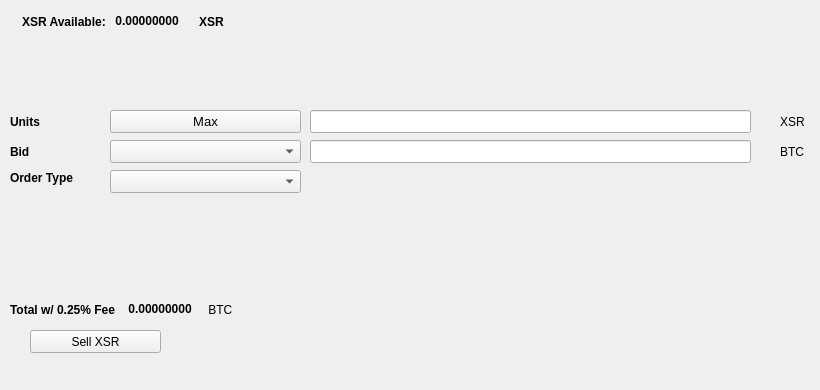
   <widget class="QWidget" name="SellTab">
    <attribute name="title">
     <string>Sell</string>
    </attribute>
    <widget class="QLabel" name="label_16">
     <property name="geometry">
      <rect>
       <x>780</x>
       <y>140</y>
       <width>31</width>
       <height>23</height>
      </rect>
     </property>
     <property name="text">
      <string>BTC</string>
     </property>
    </widget>
    <widget class="QComboBox" name="SellBidcomboBox">
     <property name="geometry">
      <rect>
       <x>110</x>
       <y>140</y>
       <width>191</width>
       <height>23</height>
      </rect>
     </property>
     <property name="font">
      <font>
       <pointsize>10</pointsize>
      </font>
     </property>
    </widget>
    <widget class="QLabel" name="label_18">
     <property name="geometry">
      <rect>
       <x>10</x>
       <y>110</y>
       <width>46</width>
       <height>23</height>
      </rect>
     </property>
     <property name="font">
      <font>
       <weight>75</weight>
       <bold>true</bold>
      </font>
     </property>
     <property name="text">
      <string>Units</string>
     </property>
    </widget>
    <widget class="QPushButton" name="Sell_Max_Amount">
     <property name="geometry">
      <rect>
       <x>110</x>
       <y>110</y>
       <width>191</width>
       <height>23</height>
      </rect>
     </property>
     <property name="font">
      <font>
       <pointsize>10</pointsize>
      </font>
     </property>
     <property name="text">
      <string>Max</string>
     </property>
    </widget>
    <widget class="QLabel" name="label_20">
     <property name="geometry">
      <rect>
       <x>10</x>
       <y>170</y>
       <width>91</width>
       <height>16</height>
      </rect>
     </property>
     <property name="font">
      <font>
       <weight>75</weight>
       <bold>true</bold>
      </font>
     </property>
     <property name="text">
      <string>Order Type</string>
     </property>
    </widget>
    <widget class="QComboBox" name="SellOrdertypeCombo">
     <property name="geometry">
      <rect>
       <x>110</x>
       <y>170</y>
       <width>191</width>
       <height>23</height>
      </rect>
     </property>
     <property name="font">
      <font>
       <pointsize>10</pointsize>
      </font>
     </property>
    </widget>
    <widget class="QLabel" name="label_21">
     <property name="geometry">
      <rect>
       <x>10</x>
       <y>140</y>
       <width>46</width>
       <height>23</height>
      </rect>
     </property>
     <property name="font">
      <font>
       <weight>75</weight>
       <bold>true</bold>
      </font>
     </property>
     <property name="text">
      <string>Bid</string>
     </property>
    </widget>
    <widget class="QLabel" name="label_22">
     <property name="geometry">
      <rect>
       <x>780</x>
       <y>110</y>
       <width>31</width>
       <height>23</height>
      </rect>
     </property>
     <property name="text">
      <string>XSR</string>
     </property>
    </widget>
    <widget class="QLineEdit" name="UnitsInputXSR">
     <property name="geometry">
      <rect>
       <x>310</x>
       <y>110</y>
       <width>441</width>
       <height>23</height>
      </rect>
     </property>
     <property name="font">
      <font>
       <pointsize>9</pointsize>
       <weight>75</weight>
       <bold>true</bold>
      </font>
     </property>
    </widget>
    <widget class="QLineEdit" name="SellBidPriceEdit">
     <property name="geometry">
      <rect>
       <x>310</x>
       <y>140</y>
       <width>441</width>
       <height>23</height>
      </rect>
     </property>
     <property name="font">
      <font>
       <pointsize>9</pointsize>
       <weight>75</weight>
       <bold>true</bold>
      </font>
     </property>
    </widget>
    <widget class="QPushButton" name="SellXSRBTN">
     <property name="geometry">
      <rect>
       <x>30</x>
       <y>330</y>
       <width>131</width>
       <height>23</height>
      </rect>
     </property>
     <property name="text">
      <string>Sell XSR</string>
     </property>
     <property name="icon">
      <iconset resource="../sucrecoin">
       <normaloff>:/icons/bitcoin</normaloff>:/icons/bitcoin</iconset>
     </property>
    </widget>
    <widget class="QWidget" name="layoutWidget3">
     <property name="geometry">
      <rect>
       <x>22</x>
       <y>12</y>
       <width>258</width>
       <height>19</height>
      </rect>
     </property>
     <layout class="QHBoxLayout" name="horizontalLayout">
      <item>
       <widget class="QLabel" name="label232_2">
        <property name="font">
         <font>
          <weight>75</weight>
          <bold>true</bold>
         </font>
        </property>
        <property name="text">
         <string>XSR Available:</string>
        </property>
       </widget>
      </item>
      <item>
       <widget class="QLabel" name="XSRAvailableLabel">
        <property name="palette">
         <palette>
          <active>
           <colorrole role="WindowText">
            <brush brushstyle="SolidPattern">
             <color alpha="255">
              <red>0</red>
              <green>0</green>
              <blue>0</blue>
             </color>
            </brush>
           </colorrole>
           <colorrole role="Button">
            <brush brushstyle="SolidPattern">
             <color alpha="255">
              <red>0</red>
              <green>170</green>
              <blue>0</blue>
             </color>
            </brush>
           </colorrole>
           <colorrole role="Light">
            <brush brushstyle="SolidPattern">
             <color alpha="255">
              <red>0</red>
              <green>255</green>
              <blue>0</blue>
             </color>
            </brush>
           </colorrole>
           <colorrole role="Midlight">
            <brush brushstyle="SolidPattern">
             <color alpha="255">
              <red>0</red>
              <green>212</green>
              <blue>0</blue>
             </color>
            </brush>
           </colorrole>
           <colorrole role="Dark">
            <brush brushstyle="SolidPattern">
             <color alpha="255">
              <red>0</red>
              <green>85</green>
              <blue>0</blue>
             </color>
            </brush>
           </colorrole>
           <colorrole role="Mid">
            <brush brushstyle="SolidPattern">
             <color alpha="255">
              <red>0</red>
              <green>113</green>
              <blue>0</blue>
             </color>
            </brush>
           </colorrole>
           <colorrole role="Text">
            <brush brushstyle="SolidPattern">
             <color alpha="255">
              <red>0</red>
              <green>170</green>
              <blue>0</blue>
             </color>
            </brush>
           </colorrole>
           <colorrole role="BrightText">
            <brush brushstyle="SolidPattern">
             <color alpha="255">
              <red>255</red>
              <green>255</green>
              <blue>255</blue>
             </color>
            </brush>
           </colorrole>
           <colorrole role="ButtonText">
            <brush brushstyle="SolidPattern">
             <color alpha="255">
              <red>0</red>
              <green>0</green>
              <blue>0</blue>
             </color>
            </brush>
           </colorrole>
           <colorrole role="Base">
            <brush brushstyle="SolidPattern">
             <color alpha="255">
              <red>255</red>
              <green>255</green>
              <blue>255</blue>
             </color>
            </brush>
           </colorrole>
           <colorrole role="Window">
            <brush brushstyle="SolidPattern">
             <color alpha="255">
              <red>0</red>
              <green>170</green>
              <blue>0</blue>
             </color>
            </brush>
           </colorrole>
           <colorrole role="Shadow">
            <brush brushstyle="SolidPattern">
             <color alpha="255">
              <red>0</red>
              <green>0</green>
              <blue>0</blue>
             </color>
            </brush>
           </colorrole>
           <colorrole role="AlternateBase">
            <brush brushstyle="SolidPattern">
             <color alpha="255">
              <red>127</red>
              <green>212</green>
              <blue>127</blue>
             </color>
            </brush>
           </colorrole>
           <colorrole role="ToolTipBase">
            <brush brushstyle="SolidPattern">
             <color alpha="255">
              <red>255</red>
              <green>255</green>
              <blue>220</blue>
             </color>
            </brush>
           </colorrole>
           <colorrole role="ToolTipText">
            <brush brushstyle="SolidPattern">
             <color alpha="255">
              <red>0</red>
              <green>0</green>
              <blue>0</blue>
             </color>
            </brush>
           </colorrole>
          </active>
          <inactive>
           <colorrole role="WindowText">
            <brush brushstyle="SolidPattern">
             <color alpha="255">
              <red>0</red>
              <green>0</green>
              <blue>0</blue>
             </color>
            </brush>
           </colorrole>
           <colorrole role="Button">
            <brush brushstyle="SolidPattern">
             <color alpha="255">
              <red>0</red>
              <green>170</green>
              <blue>0</blue>
             </color>
            </brush>
           </colorrole>
           <colorrole role="Light">
            <brush brushstyle="SolidPattern">
             <color alpha="255">
              <red>0</red>
              <green>255</green>
              <blue>0</blue>
             </color>
            </brush>
           </colorrole>
           <colorrole role="Midlight">
            <brush brushstyle="SolidPattern">
             <color alpha="255">
              <red>0</red>
              <green>212</green>
              <blue>0</blue>
             </color>
            </brush>
           </colorrole>
           <colorrole role="Dark">
            <brush brushstyle="SolidPattern">
             <color alpha="255">
              <red>0</red>
              <green>85</green>
              <blue>0</blue>
             </color>
            </brush>
           </colorrole>
           <colorrole role="Mid">
            <brush brushstyle="SolidPattern">
             <color alpha="255">
              <red>0</red>
              <green>113</green>
              <blue>0</blue>
             </color>
            </brush>
           </colorrole>
           <colorrole role="Text">
            <brush brushstyle="SolidPattern">
             <color alpha="255">
              <red>0</red>
              <green>170</green>
              <blue>0</blue>
             </color>
            </brush>
           </colorrole>
           <colorrole role="BrightText">
            <brush brushstyle="SolidPattern">
             <color alpha="255">
              <red>255</red>
              <green>255</green>
              <blue>255</blue>
             </color>
            </brush>
           </colorrole>
           <colorrole role="ButtonText">
            <brush brushstyle="SolidPattern">
             <color alpha="255">
              <red>0</red>
              <green>0</green>
              <blue>0</blue>
             </color>
            </brush>
           </colorrole>
           <colorrole role="Base">
            <brush brushstyle="SolidPattern">
             <color alpha="255">
              <red>255</red>
              <green>255</green>
              <blue>255</blue>
             </color>
            </brush>
           </colorrole>
           <colorrole role="Window">
            <brush brushstyle="SolidPattern">
             <color alpha="255">
              <red>0</red>
              <green>170</green>
              <blue>0</blue>
             </color>
            </brush>
           </colorrole>
           <colorrole role="Shadow">
            <brush brushstyle="SolidPattern">
             <color alpha="255">
              <red>0</red>
              <green>0</green>
              <blue>0</blue>
             </color>
            </brush>
           </colorrole>
           <colorrole role="AlternateBase">
            <brush brushstyle="SolidPattern">
             <color alpha="255">
              <red>127</red>
              <green>212</green>
              <blue>127</blue>
             </color>
            </brush>
           </colorrole>
           <colorrole role="ToolTipBase">
            <brush brushstyle="SolidPattern">
             <color alpha="255">
              <red>255</red>
              <green>255</green>
              <blue>220</blue>
             </color>
            </brush>
           </colorrole>
           <colorrole role="ToolTipText">
            <brush brushstyle="SolidPattern">
             <color alpha="255">
              <red>0</red>
              <green>0</green>
              <blue>0</blue>
             </color>
            </brush>
           </colorrole>
          </inactive>
          <disabled>
           <colorrole role="WindowText">
            <brush brushstyle="SolidPattern">
             <color alpha="255">
              <red>0</red>
              <green>85</green>
              <blue>0</blue>
             </color>
            </brush>
           </colorrole>
           <colorrole role="Button">
            <brush brushstyle="SolidPattern">
             <color alpha="255">
              <red>0</red>
              <green>170</green>
              <blue>0</blue>
             </color>
            </brush>
           </colorrole>
           <colorrole role="Light">
            <brush brushstyle="SolidPattern">
             <color alpha="255">
              <red>0</red>
              <green>255</green>
              <blue>0</blue>
             </color>
            </brush>
           </colorrole>
           <colorrole role="Midlight">
            <brush brushstyle="SolidPattern">
             <color alpha="255">
              <red>0</red>
              <green>212</green>
              <blue>0</blue>
             </color>
            </brush>
           </colorrole>
           <colorrole role="Dark">
            <brush brushstyle="SolidPattern">
             <color alpha="255">
              <red>0</red>
              <green>85</green>
              <blue>0</blue>
             </color>
            </brush>
           </colorrole>
           <colorrole role="Mid">
            <brush brushstyle="SolidPattern">
             <color alpha="255">
              <red>0</red>
              <green>113</green>
              <blue>0</blue>
             </color>
            </brush>
           </colorrole>
           <colorrole role="Text">
            <brush brushstyle="SolidPattern">
             <color alpha="255">
              <red>0</red>
              <green>85</green>
              <blue>0</blue>
             </color>
            </brush>
           </colorrole>
           <colorrole role="BrightText">
            <brush brushstyle="SolidPattern">
             <color alpha="255">
              <red>255</red>
              <green>255</green>
              <blue>255</blue>
             </color>
            </brush>
           </colorrole>
           <colorrole role="ButtonText">
            <brush brushstyle="SolidPattern">
             <color alpha="255">
              <red>0</red>
              <green>85</green>
              <blue>0</blue>
             </color>
            </brush>
           </colorrole>
           <colorrole role="Base">
            <brush brushstyle="SolidPattern">
             <color alpha="255">
              <red>0</red>
              <green>170</green>
              <blue>0</blue>
             </color>
            </brush>
           </colorrole>
           <colorrole role="Window">
            <brush brushstyle="SolidPattern">
             <color alpha="255">
              <red>0</red>
              <green>170</green>
              <blue>0</blue>
             </color>
            </brush>
           </colorrole>
           <colorrole role="Shadow">
            <brush brushstyle="SolidPattern">
             <color alpha="255">
              <red>0</red>
              <green>0</green>
              <blue>0</blue>
             </color>
            </brush>
           </colorrole>
           <colorrole role="AlternateBase">
            <brush brushstyle="SolidPattern">
             <color alpha="255">
              <red>0</red>
              <green>170</green>
              <blue>0</blue>
             </color>
            </brush>
           </colorrole>
           <colorrole role="ToolTipBase">
            <brush brushstyle="SolidPattern">
             <color alpha="255">
              <red>255</red>
              <green>255</green>
              <blue>220</blue>
             </color>
            </brush>
           </colorrole>
           <colorrole role="ToolTipText">
            <brush brushstyle="SolidPattern">
             <color alpha="255">
              <red>0</red>
              <green>0</green>
              <blue>0</blue>
             </color>
            </brush>
           </colorrole>
          </disabled>
         </palette>
        </property>
        <property name="font">
         <font>
          <weight>75</weight>
          <bold>true</bold>
         </font>
        </property>
        <property name="text">
         <string> 0.00000000 </string>
        </property>
        <property name="textInteractionFlags">
         <set>Qt::LinksAccessibleByMouse|Qt::TextSelectableByKeyboard|Qt::TextSelectableByMouse</set>
        </property>
       </widget>
      </item>
      <item>
       <widget class="QLabel" name="labelXSR">
        <property name="font">
         <font>
          <weight>75</weight>
          <bold>true</bold>
         </font>
        </property>
        <property name="text">
         <string>XSR</string>
        </property>
       </widget>
      </item>
     </layout>
    </widget>
    <widget class="QWidget" name="layoutWidget">
     <property name="geometry">
      <rect>
       <x>10</x>
       <y>300</y>
       <width>268</width>
       <height>19</height>
      </rect>
     </property>
     <layout class="QHBoxLayout" name="horizontalLayout_2">
      <item>
       <widget class="QLabel" name="label_19">
        <property name="font">
         <font>
          <weight>75</weight>
          <bold>true</bold>
         </font>
        </property>
        <property name="text">
         <string>Total w/ 0.25% Fee </string>
        </property>
       </widget>
      </item>
      <item>
       <widget class="QLabel" name="SellCostLabel">
        <property name="palette">
         <palette>
          <active>
           <colorrole role="WindowText">
            <brush brushstyle="SolidPattern">
             <color alpha="255">
              <red>0</red>
              <green>0</green>
              <blue>0</blue>
             </color>
            </brush>
           </colorrole>
           <colorrole role="Button">
            <brush brushstyle="SolidPattern">
             <color alpha="255">
              <red>0</red>
              <green>170</green>
              <blue>0</blue>
             </color>
            </brush>
           </colorrole>
           <colorrole role="Light">
            <brush brushstyle="SolidPattern">
             <color alpha="255">
              <red>0</red>
              <green>255</green>
              <blue>0</blue>
             </color>
            </brush>
           </colorrole>
           <colorrole role="Midlight">
            <brush brushstyle="SolidPattern">
             <color alpha="255">
              <red>0</red>
              <green>212</green>
              <blue>0</blue>
             </color>
            </brush>
           </colorrole>
           <colorrole role="Dark">
            <brush brushstyle="SolidPattern">
             <color alpha="255">
              <red>0</red>
              <green>85</green>
              <blue>0</blue>
             </color>
            </brush>
           </colorrole>
           <colorrole role="Mid">
            <brush brushstyle="SolidPattern">
             <color alpha="255">
              <red>0</red>
              <green>113</green>
              <blue>0</blue>
             </color>
            </brush>
           </colorrole>
           <colorrole role="Text">
            <brush brushstyle="SolidPattern">
             <color alpha="255">
              <red>0</red>
              <green>170</green>
              <blue>0</blue>
             </color>
            </brush>
           </colorrole>
           <colorrole role="BrightText">
            <brush brushstyle="SolidPattern">
             <color alpha="255">
              <red>255</red>
              <green>255</green>
              <blue>255</blue>
             </color>
            </brush>
           </colorrole>
           <colorrole role="ButtonText">
            <brush brushstyle="SolidPattern">
             <color alpha="255">
              <red>0</red>
              <green>0</green>
              <blue>0</blue>
             </color>
            </brush>
           </colorrole>
           <colorrole role="Base">
            <brush brushstyle="SolidPattern">
             <color alpha="255">
              <red>255</red>
              <green>255</green>
              <blue>255</blue>
             </color>
            </brush>
           </colorrole>
           <colorrole role="Window">
            <brush brushstyle="SolidPattern">
             <color alpha="255">
              <red>0</red>
              <green>170</green>
              <blue>0</blue>
             </color>
            </brush>
           </colorrole>
           <colorrole role="Shadow">
            <brush brushstyle="SolidPattern">
             <color alpha="255">
              <red>0</red>
              <green>0</green>
              <blue>0</blue>
             </color>
            </brush>
           </colorrole>
           <colorrole role="AlternateBase">
            <brush brushstyle="SolidPattern">
             <color alpha="255">
              <red>127</red>
              <green>212</green>
              <blue>127</blue>
             </color>
            </brush>
           </colorrole>
           <colorrole role="ToolTipBase">
            <brush brushstyle="SolidPattern">
             <color alpha="255">
              <red>255</red>
              <green>255</green>
              <blue>220</blue>
             </color>
            </brush>
           </colorrole>
           <colorrole role="ToolTipText">
            <brush brushstyle="SolidPattern">
             <color alpha="255">
              <red>0</red>
              <green>0</green>
              <blue>0</blue>
             </color>
            </brush>
           </colorrole>
          </active>
          <inactive>
           <colorrole role="WindowText">
            <brush brushstyle="SolidPattern">
             <color alpha="255">
              <red>0</red>
              <green>0</green>
              <blue>0</blue>
             </color>
            </brush>
           </colorrole>
           <colorrole role="Button">
            <brush brushstyle="SolidPattern">
             <color alpha="255">
              <red>0</red>
              <green>170</green>
              <blue>0</blue>
             </color>
            </brush>
           </colorrole>
           <colorrole role="Light">
            <brush brushstyle="SolidPattern">
             <color alpha="255">
              <red>0</red>
              <green>255</green>
              <blue>0</blue>
             </color>
            </brush>
           </colorrole>
           <colorrole role="Midlight">
            <brush brushstyle="SolidPattern">
             <color alpha="255">
              <red>0</red>
              <green>212</green>
              <blue>0</blue>
             </color>
            </brush>
           </colorrole>
           <colorrole role="Dark">
            <brush brushstyle="SolidPattern">
             <color alpha="255">
              <red>0</red>
              <green>85</green>
              <blue>0</blue>
             </color>
            </brush>
           </colorrole>
           <colorrole role="Mid">
            <brush brushstyle="SolidPattern">
             <color alpha="255">
              <red>0</red>
              <green>113</green>
              <blue>0</blue>
             </color>
            </brush>
           </colorrole>
           <colorrole role="Text">
            <brush brushstyle="SolidPattern">
             <color alpha="255">
              <red>0</red>
              <green>170</green>
              <blue>0</blue>
             </color>
            </brush>
           </colorrole>
           <colorrole role="BrightText">
            <brush brushstyle="SolidPattern">
             <color alpha="255">
              <red>255</red>
              <green>255</green>
              <blue>255</blue>
             </color>
            </brush>
           </colorrole>
           <colorrole role="ButtonText">
            <brush brushstyle="SolidPattern">
             <color alpha="255">
              <red>0</red>
              <green>0</green>
              <blue>0</blue>
             </color>
            </brush>
           </colorrole>
           <colorrole role="Base">
            <brush brushstyle="SolidPattern">
             <color alpha="255">
              <red>255</red>
              <green>255</green>
              <blue>255</blue>
             </color>
            </brush>
           </colorrole>
           <colorrole role="Window">
            <brush brushstyle="SolidPattern">
             <color alpha="255">
              <red>0</red>
              <green>170</green>
              <blue>0</blue>
             </color>
            </brush>
           </colorrole>
           <colorrole role="Shadow">
            <brush brushstyle="SolidPattern">
             <color alpha="255">
              <red>0</red>
              <green>0</green>
              <blue>0</blue>
             </color>
            </brush>
           </colorrole>
           <colorrole role="AlternateBase">
            <brush brushstyle="SolidPattern">
             <color alpha="255">
              <red>127</red>
              <green>212</green>
              <blue>127</blue>
             </color>
            </brush>
           </colorrole>
           <colorrole role="ToolTipBase">
            <brush brushstyle="SolidPattern">
             <color alpha="255">
              <red>255</red>
              <green>255</green>
              <blue>220</blue>
             </color>
            </brush>
           </colorrole>
           <colorrole role="ToolTipText">
            <brush brushstyle="SolidPattern">
             <color alpha="255">
              <red>0</red>
              <green>0</green>
              <blue>0</blue>
             </color>
            </brush>
           </colorrole>
          </inactive>
          <disabled>
           <colorrole role="WindowText">
            <brush brushstyle="SolidPattern">
             <color alpha="255">
              <red>0</red>
              <green>85</green>
              <blue>0</blue>
             </color>
            </brush>
           </colorrole>
           <colorrole role="Button">
            <brush brushstyle="SolidPattern">
             <color alpha="255">
              <red>0</red>
              <green>170</green>
              <blue>0</blue>
             </color>
            </brush>
           </colorrole>
           <colorrole role="Light">
            <brush brushstyle="SolidPattern">
             <color alpha="255">
              <red>0</red>
              <green>255</green>
              <blue>0</blue>
             </color>
            </brush>
           </colorrole>
           <colorrole role="Midlight">
            <brush brushstyle="SolidPattern">
             <color alpha="255">
              <red>0</red>
              <green>212</green>
              <blue>0</blue>
             </color>
            </brush>
           </colorrole>
           <colorrole role="Dark">
            <brush brushstyle="SolidPattern">
             <color alpha="255">
              <red>0</red>
              <green>85</green>
              <blue>0</blue>
             </color>
            </brush>
           </colorrole>
           <colorrole role="Mid">
            <brush brushstyle="SolidPattern">
             <color alpha="255">
              <red>0</red>
              <green>113</green>
              <blue>0</blue>
             </color>
            </brush>
           </colorrole>
           <colorrole role="Text">
            <brush brushstyle="SolidPattern">
             <color alpha="255">
              <red>0</red>
              <green>85</green>
              <blue>0</blue>
             </color>
            </brush>
           </colorrole>
           <colorrole role="BrightText">
            <brush brushstyle="SolidPattern">
             <color alpha="255">
              <red>255</red>
              <green>255</green>
              <blue>255</blue>
             </color>
            </brush>
           </colorrole>
           <colorrole role="ButtonText">
            <brush brushstyle="SolidPattern">
             <color alpha="255">
              <red>0</red>
              <green>85</green>
              <blue>0</blue>
             </color>
            </brush>
           </colorrole>
           <colorrole role="Base">
            <brush brushstyle="SolidPattern">
             <color alpha="255">
              <red>0</red>
              <green>170</green>
              <blue>0</blue>
             </color>
            </brush>
           </colorrole>
           <colorrole role="Window">
            <brush brushstyle="SolidPattern">
             <color alpha="255">
              <red>0</red>
              <green>170</green>
              <blue>0</blue>
             </color>
            </brush>
           </colorrole>
           <colorrole role="Shadow">
            <brush brushstyle="SolidPattern">
             <color alpha="255">
              <red>0</red>
              <green>0</green>
              <blue>0</blue>
             </color>
            </brush>
           </colorrole>
           <colorrole role="AlternateBase">
            <brush brushstyle="SolidPattern">
             <color alpha="255">
              <red>0</red>
              <green>170</green>
              <blue>0</blue>
             </color>
            </brush>
           </colorrole>
           <colorrole role="ToolTipBase">
            <brush brushstyle="SolidPattern">
             <color alpha="255">
              <red>255</red>
              <green>255</green>
              <blue>220</blue>
             </color>
            </brush>
           </colorrole>
           <colorrole role="ToolTipText">
            <brush brushstyle="SolidPattern">
             <color alpha="255">
              <red>0</red>
              <green>0</green>
              <blue>0</blue>
             </color>
            </brush>
           </colorrole>
          </disabled>
         </palette>
        </property>
        <property name="font">
         <font>
          <weight>75</weight>
          <bold>true</bold>
         </font>
        </property>
        <property name="autoFillBackground">
         <bool>false</bool>
        </property>
        <property name="text">
         <string> 0.00000000</string>
        </property>
        <property name="textInteractionFlags">
         <set>Qt::LinksAccessibleByMouse|Qt::TextSelectableByMouse</set>
        </property>
       </widget>
      </item>
      <item>
       <widget class="QLabel" name="label_17">
        <property name="font">
         <font>
          <weight>50</weight>
          <bold>false</bold>
         </font>
        </property>
        <property name="text">
         <string> BTC</string>
        </property>
       </widget>
      </item>
     </layout>
    </widget>
    <widget class="QLabel" name="label_23">
     <property name="geometry">
      <rect>
       <x>460</x>
       <y>300</y>
       <width>281</width>
       <height>81</height>
      </rect>
     </property>
     <property name="text">
      <string/>
     </property>
     <property name="pixmap">
      <pixmap>:/images/bittrex</pixmap>
     </property>
    </widget>
   </widget>
